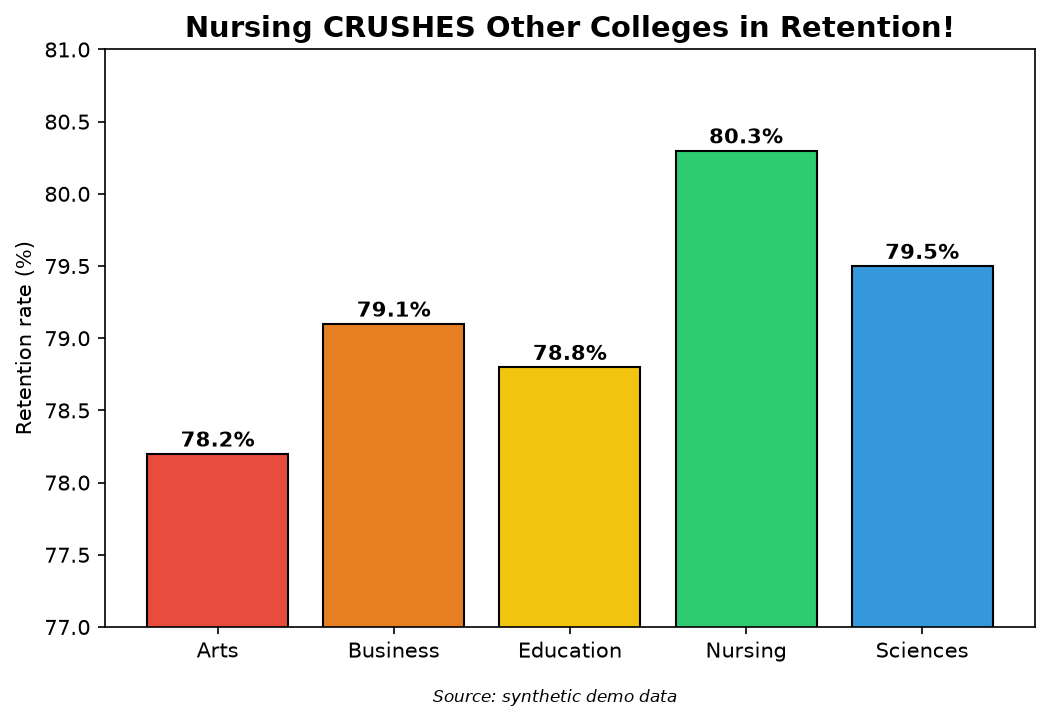

Generate this figure with Python:
"""DELIBERATELY BAD: bar chart with a truncated y-axis.

The differences between colleges are tiny (~2 points on a 0-100 scale), but
because the axis starts at 77 instead of 0, Nursing looks like it towers over
everyone else. See teaching-note.md and fixed.py.
All data is synthetic, invented for teaching.
"""
import matplotlib
matplotlib.use("Agg")  # headless-safe
import matplotlib.pyplot as plt
import os

HERE = os.path.dirname(os.path.abspath(__file__))

colleges = ["Arts", "Business", "Education", "Nursing", "Sciences"]
retention = [78.2, 79.1, 78.8, 80.3, 79.5]  # synthetic demo data

fig, ax = plt.subplots(figsize=(8, 5))
bars = ax.bar(
    colleges, retention,
    color=["#e74c3c", "#e67e22", "#f1c40f", "#2ecc71", "#3498db"],
    edgecolor="black",
)
ax.set_ylim(77, 81)  # <-- THE SIN: truncated axis exaggerates tiny gaps
ax.set_ylabel("Retention rate (%)")
ax.set_title("Nursing CRUSHES Other Colleges in Retention!",
             fontsize=14, fontweight="bold")
for bar, val in zip(bars, retention):
    ax.text(bar.get_x() + bar.get_width() / 2, bar.get_height() + 0.05,
            f"{val}%", ha="center", fontsize=10, fontweight="bold")
fig.text(0.5, 0.01, "Source: synthetic demo data", ha="center",
         fontsize=8, style="italic")
fig.savefig(os.path.join(HERE, "bad.png"), dpi=150, bbox_inches="tight")
print("saved", os.path.join(HERE, "bad.png"))
